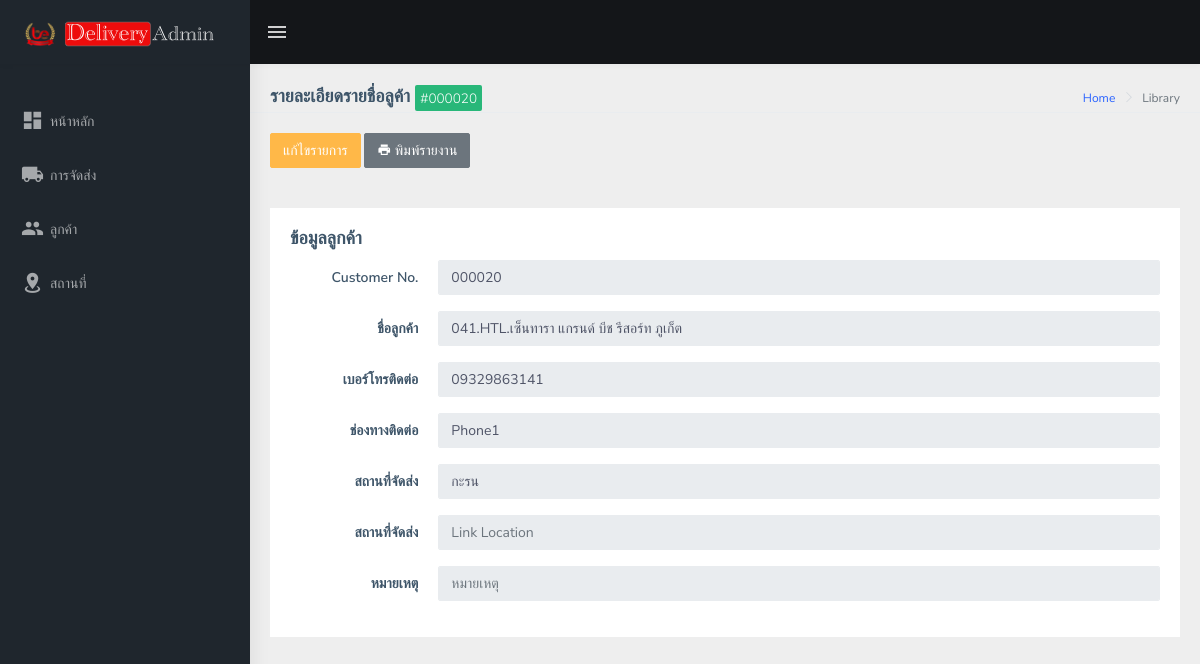
The page /manager/Customer/customer-detail.php?viewid=000020 on the database its author committed.
### tables this page shows
CREATE TABLE `customer` (
  `ID` int(6) UNSIGNED ZEROFILL NOT NULL,
  `Name` varchar(200) DEFAULT NULL,
  `Phone` varchar(200) DEFAULT NULL,
  `Chanel` varchar(200) DEFAULT NULL,
  `Location` varchar(200) DEFAULT NULL,
  `Link` varchar(1000) DEFAULT NULL,
  `Other` varchar(200) DEFAULT NULL,
  `CreationDate` timestamp NOT NULL DEFAULT current_timestamp() ON UPDATE current_timestamp()
);

### manager/Customer/customer-detail.php (the view, shortened to what this page needs)
<?php
include('../../dbconnection.php');
?>
<!DOCTYPE html>
<html dir="ltr" lang="en">
<head>
    <link rel="stylesheet" type="text/css" href="../../assets/libs/select2/dist/css/select2.min.css">
    <link rel="stylesheet" type="text/css" href="../../assets/libs/jquery-minicolors/jquery.minicolors.css">
    <link rel="stylesheet" type="text/css" href="../../assets/libs/bootstrap-datepicker/dist/css/bootstrap-datepicker.min.css">
    <link rel="stylesheet" type="text/css" href="../../assets/libs/quill/dist/quill.snow.css">
    <link href="../../dist/css/style.min.css" rel="stylesheet">
</head>
<body>
    <div id="main-wrapper">
        <header class="topbar" data-navbarbg="skin5">
            <nav class="navbar top-navbar navbar-expand-md navbar-dark">
                <div class="navbar-header" data-logobg="skin5">
                    <a class="navbar-brand" href="index.html">
                        <b class="logo-icon p-l-10">
                            <img src="../../assets/images/icon.png" alt="homepage" class="light-logo" />
                        </b>
                        <span class="logo-text">
                            <img src="../../assets/images/text.png" alt="homepage" class="light-logo" />
                        </span>
                    </a>
                </div>
                <div class="navbar-collapse collapse" id="navbarSupportedContent" data-navbarbg="skin5">
                    <ul class="navbar-nav float-left mr-auto">
                        <li class="nav-item d-none d-md-block"><a class="nav-link sidebartoggler waves-effect waves-light" href="javascript:void(0)" data-sidebartype="mini-sidebar"><i class="mdi mdi-menu font-24"></i></a></li>
                    </ul>
                </div>
            </nav>
        </header>
        <aside class="left-sidebar" data-sidebarbg="skin5">
            <div class="scroll-sidebar">
                <nav class="sidebar-nav">
                    <ul id="sidebarnav" class="p-t-30">
                        <li class="sidebar-item"> <a class="sidebar-link waves-effect waves-dark sidebar-link" href="../index.php" aria-expanded="false"><i class="mdi mdi-view-dashboard"></i><span class="hide-menu">หน้าหลัก</span></a></li>
                        <li class="sidebar-item"> <a class="sidebar-link waves-effect waves-dark sidebar-link" href="../Delivery/delivery-report.php" aria-expanded="false"><i class="mdi mdi-truck"></i><span class="hide-menu">การจัดส่ง</span></a></li>
                        <li class="sidebar-item"> <a class="sidebar-link waves-effect waves-dark sidebar-link" href="customer-report.php" aria-expanded="false"><i class="mdi mdi-account-multiple"></i><span class="hide-menu">ลูกค้า</span></a></li>
                        <li class="sidebar-item"> <a class="sidebar-link waves-effect waves-dark sidebar-link" href="../Location/location-report.php" aria-expanded="false"><i class="mdi mdi-map-marker-radius"></i><span class="hide-menu">สถานที่</span></a></li>
                    </ul>
                </nav>
            </div>
        </aside>
        <div class="page-wrapper">
            <?php
            $vid = $_GET['viewid'];
            $ret = mysqli_query($con, "select * from customer where ID =$vid");
            while ($row = mysqli_fetch_array($ret)) {
            ?>
                <div class="page-breadcrumb">
                    <div class="row">
                        <div class="col-12 d-flex no-block align-items-center">
                            <h4 class="page-title">รายละเอียดรายชื่อลูค้า <span class="badge badge-success">#<?php echo $row['ID']; ?></span></h4>
                            <div class="ml-auto text-right">
                                <nav aria-label="breadcrumb">
                                    <ol class="breadcrumb">
                                        <li class="breadcrumb-item"><a href="#">Home</a></li>
                                        <li class="breadcrumb-item active" aria-current="page">Library</li>
                                    </ol>
                                </nav>
                            </div>
                        </div>
                    </div>
                </div>
                <div class="border-top">
                    <div class="card-body">
                        <a href="customer-edit.php?editid=<?php echo htmlentities($row['ID']); ?>" class="edit" data-toggle="tooltip"><button type="button" class="btn btn-warning">แก้ไขรายการ</button></a>
                        <button type="button" class="btn btn-secondary"><i class="mdi mdi-printer"></i> พิมพ์รายงาน</button>
                    </div>
                </div>
                <div class="container-fluid">
                    <div class="row">
                        <div class="col-md-12">
                            <div class="card">
                                <form class="form-horizontal">
                                    <div class="card-body">
                                        <h4 class="card-title">ข้อมูลลูกค้า</h4>
                                        <div class="form-group row">
                                            <label for="fname" class="col-sm-2 text-right control-label col-form-label">Customer No.</label>
                                            <div class="col-sm-10">
                                                <input type="text" class="form-control" placeholder="Customer No." value="<?php echo $row['ID']; ?>" disabled>
                                            </div>
                                        </div>
                                        <div class="form-group row">
                                            <label for="fname" class="col-sm-2 text-right control-label col-form-label">ชื่อลูกค้า</label>
                                            <div class="col-sm-10">
                                                <input type="text" class="form-control" placeholder="ชื่อลูกค้า" value="<?php echo $row['Name']; ?>" disabled>
                                            </div>
                                        </div>
                                        <div class="form-group row">
                                            <label for="lname" class="col-sm-2 text-right control-label col-form-label">เบอร์โทรติดต่อ</label>
                                            <div class="col-sm-10">
                                                <input type="text" class="form-control" placeholder="เบอร์โทรติดต่อ" value="<?php echo $row['Phone']; ?>" disabled>
                                            </div>
                                        </div>
                                        <div class="form-group row">
                                            <label for="lname" class="col-sm-2 text-right control-label col-form-label">ช่องทางติดต่อ</label>
                                            <div class="col-sm-10">
                                                <input type="text" class="form-control" placeholder="ช่องทางติดต่อ" value="<?php echo $row['Chanel']; ?>" disabled>
                                            </div>
                                        </div>
                                        <div class="form-group row">
                                            <label for="email1" class="col-sm-2 text-right control-label col-form-label">สถานที่จัดส่ง</label>
                                            <div class="col-sm-10">
                                                <input type="text" class="form-control" placeholder="สถานที่จัดส่ง" value="<?php echo $row['Location']; ?>" disabled>
                                            </div>
                                        </div>
                                        <div class="form-group row">
                                            <label for="email1" class="col-sm-2 text-right control-label col-form-label">สถานที่จัดส่ง</label>
                                            <div class="col-sm-10">
                                                <input type="text" class="form-control" placeholder="Link Location" value="<?php echo $row['Link']; ?>" disabled>
                                            </div>
                                        </div>
                                        <div class="form-group row">
                                            <label for="email1" class="col-sm-2 text-right control-label col-form-label">หมายเหตุ</label>
                                            <div class="col-sm-10">
                                                <input type="text" class="form-control" placeholder="หมายเหตุ" value="<?php echo $row['Other']; ?>" disabled>
                                            </div>
                                        </div>
                                    </div>
                                </form>
                            </div>
                        </div>
                    </div>
                </div>
                <?php
            } ?>
        </div>
    </div>
</body>
</html>

### rows shown on the page
customer: ID "000020", Name "041.HTL.เซ็นทารา แกรนด์ บีช รีสอร์ท ภูเก็ต", Phone "09329863141", Chanel "Phone1", Location "กะรน"
